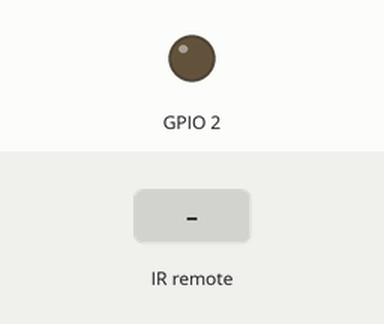
This sketch was run on a simulated ESP32. Parts: output pins drawn as LEDs (lit = HIGH). The test bench sets the inputs (shaded band). WiFi joins after 1.5 s; servers stay silent unless stated; what the sketch prints to the serial monitor is not drawn.

Above: at 2.7 s.
2.8 s: infrared code 0xD83101 received
At 4.0 s:
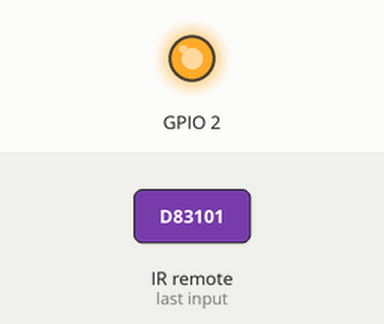
4.3 s: infrared code 0xD83105 received
At 5.3 s:
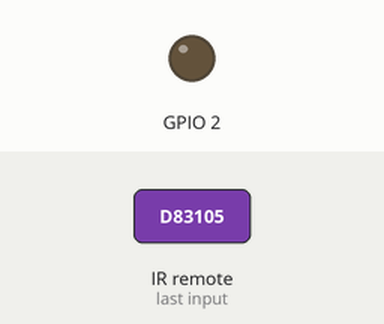
Timing chart, 0 to 7.3 s (numbered marks = the images above; inputs shaded):
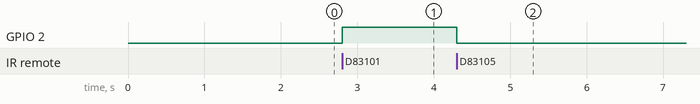

The sketch:

testeota.ino
```cpp
/*  Programa para ESP32 antes da atualização OTA */
#include <WiFi.h>
#include <WiFiClient.h>
#include <WebServer.h>
#include <ESPmDNS.h>
#include <Update.h>
#include <RCSwitch.h>

RCSwitch mySwitch = RCSwitch();

/* Constantes - conexão wi-fi e webserver */
const char* host = "esp32";
const char* ssid = "Rafael"; /* coloque aqui o nome da rede wi-fi que o ESP32 deve se conectar */
const char* password = "peperoni"; /* coloque aqui a senha da rede wi-fi que o ESP32 deve se conectar */

IPAddress ip(192,168,50,175); //COLOQUE UMA FAIXA DE IP DISPONÍVEL DO SEU ROTEADOR. EX: 192.168.1.110 **** ISSO VARIA, NO MEU CASO É: 192.168.0.175
IPAddress gateway(192,168,50,1); //GATEWAY DE CONEXÃO (ALTERE PARA O GATEWAY DO SEU ROTEADOR)
IPAddress subnet(255,255,255,0); //MASCARA DE REDE

/* Variáveis globais */
int contador_ms = 0;

/* Webserver para se comunicar via browser com ESP32  */
WebServer server(80);

/* Códigos da página que será aberta no browser
   (quando comunicar via browser com o ESP32)
   Esta página exigirá um login e senha, de modo que somente
   quem tenha estas informações consiga atualizar o firmware
   do ESP32 de forma OTA */
const char* loginIndex =
"<style>"
"body {background-color: #17B1E7;}"
"</style>"

 "<form name='loginForm'>"
    "<table width='20%' bgcolor='17B1E7' align='center'>"
        "<tr>"
            "<td colspan=2>"
                "<img src='https://github.com/grassanir/EMDRv1/blob/master/logo22.png?raw=true'>"
                "<br>"
                "<br>"
            "</td>"
            "<br>"
            "<br>"
        "</tr>"
        "<td>Usu&aacuterio:</td>"
        "<td><input type='text' size=25 name='userid'><br></td>"
        "</tr>"
        "<br>"
        "<br>"
        "<tr>"
            "<td>Senha:</td>"
            "<td><input type='Password' size=25 name='pwd'><br></td>"
            "<br>"
            "<br>"
        "</tr>"
        "<tr>"
            "<td><input type='submit' onclick='check(this.form)' value='Acesso'></td>"
        "</tr>"
    "</table>"
"</form>"
"<script>"
    "function check(form)"
    "{"
    "if(form.userid.value=='admin' && form.pwd.value=='admin')"
    "{"
    "window.open('/serverIndex')"
    "}"
    "else"
    "{"
    " alert('Login ou senha inválidos')"
    "}"
    "}"
"</script>";

const char* serverIndex =
  "<style>"
"body {background-color: #17B1E7;}"
"</style>"
"<br>"
"<br>"
"<br>"
"<br>"
"<br>"
"<br>"

"<center><img src='https://github.com/grassanir/EMDRv1/blob/master/logo22.png?raw=true'></center>"

"<script src='https://ajax.googleapis.com/ajax/libs/jquery/3.2.1/jquery.min.js'></script>"
"<center><form method='POST' action='#' enctype='multipart/form-data' id='upload_form'>"
      "<br>"
   "<input type='file' name='update'>"
           "<br>"
           "<br>"
        "<input type='submit' value='Update'>"
    "</form></center>"
 "<center><div id='prg'>Progresso: 0%</div></center>"
 "<script>"
  "$('form').submit(function(e){"
  "e.preventDefault();"
  "var form = $('#upload_form')[0];"
  "var data = new FormData(form);"
  " $.ajax({"
  "url: '/update',"
  "type: 'POST',"
  "data: data,"
  "contentType: false,"
  "processData:false,"
  "xhr: function() {"
  "var xhr = new window.XMLHttpRequest();"
  "xhr.upload.addEventListener('progress', function(evt) {"
  "if (evt.lengthComputable) {"
  "var per = evt.loaded / evt.total;"
  "$('#prg').html('Progresso: ' + Math.round(per*100) + '%');"
  "}"
  "}, false);"
  "return xhr;"
  "},"
  "success:function(d, s) {"
  "console.log('Sucesso!')"
 "},"
 "error: function (a, b, c) {"
 "}"
 "});"
 "});"
 "</script>";


void setup(void)
{
    Serial.begin(115200);
    mySwitch.enableReceive(27);  // Receiver on interrupt 0 => that is pin #2
  pinMode(2, OUTPUT);

    /* Conecta-se a rede wi-fi */
    WiFi.begin(ssid, password);
    WiFi.config(ip, gateway, subnet); //PASSA OS PARÂMETROS PARA A FUNÇÃO QUE VAI SETAR O IP FIXO NO NODEMCU
    Serial.println("");

    while (WiFi.status() != WL_CONNECTED)
    {
        delay(500);
        Serial.print(".");
    }

    Serial.println("");
    Serial.print("Conectado a rede wi-fi ");
    Serial.println(ssid);
    Serial.print("IP obtido: ");
    Serial.println(WiFi.localIP());

    /* Usa MDNS para resolver o DNS */
    if (!MDNS.begin(host))
    {
        //http://esp32.local
        Serial.println("Erro ao configurar mDNS. O ESP32 vai reiniciar em 1s...");
        delay(1000);
        ESP.restart();
    }

    Serial.println("mDNS configurado e inicializado;");

    /* Configfura as páginas de login e upload de firmware OTA */
    server.on("/", HTTP_GET, []()
    {
        server.sendHeader("Connection", "close");
        server.send(200, "text/html", loginIndex);
    });

    server.on("/serverIndex", HTTP_GET, []()
    {
        server.sendHeader("Connection", "close");
        server.send(200, "text/html", serverIndex);
    });

    /* Define tratamentos do update de firmware OTA */
    server.on("/update", HTTP_POST, []()
    {
        server.sendHeader("Connection", "close");
        server.send(200, "text/plain", (Update.hasError()) ? "FAIL" : "OK");
        ESP.restart();
    }, []() {
        HTTPUpload& upload = server.upload();

        if (upload.status == UPLOAD_FILE_START)
        {
            /* Inicio do upload de firmware OTA */
            Serial.printf("Update: %s\n", upload.filename.c_str());
            if (!Update.begin(UPDATE_SIZE_UNKNOWN))
                Update.printError(Serial);
        }
        else if (upload.status == UPLOAD_FILE_WRITE)
        {
            /* Escrevendo firmware enviado na flash do ESP32 */
            if (Update.write(upload.buf, upload.currentSize) != upload.currentSize)
                Update.printError(Serial);
        }
        else if (upload.status == UPLOAD_FILE_END)
        {
            /* Final de upload */
            if (Update.end(true))
                Serial.printf("Sucesso no update de firmware: %u\nReiniciando ESP32...\n", upload.totalSize);
            else
                Update.printError(Serial);
        }
    });
    server.begin();
}

void loop()
{

  if (mySwitch.available()) {

    Serial.print("Received ");
    Serial.print( mySwitch.getReceivedValue() );
    Serial.print(" / ");
    Serial.print( mySwitch.getReceivedBitlength() );
    Serial.print("bit ");
    Serial.print("Protocol: ");
    Serial.println( mySwitch.getReceivedProtocol() );
    if (mySwitch.getReceivedValue() == 14168321)
        digitalWrite(2, HIGH);
    if (mySwitch.getReceivedValue() == 14168325)
        digitalWrite(2, LOW);

    mySwitch.resetAvailable();


  }
    server.handleClient();
    delay(1);

    contador_ms++;

    if (contador_ms >= 1000)
    {
        Serial.println("Programa antes da atualizacao OTA");
        contador_ms = 0;
    }
}
```

Measured:
- after the input at 2.8 s, GPIO 2: LOW → HIGH at once
- after the input at 4.3 s, GPIO 2: HIGH → LOW at once
